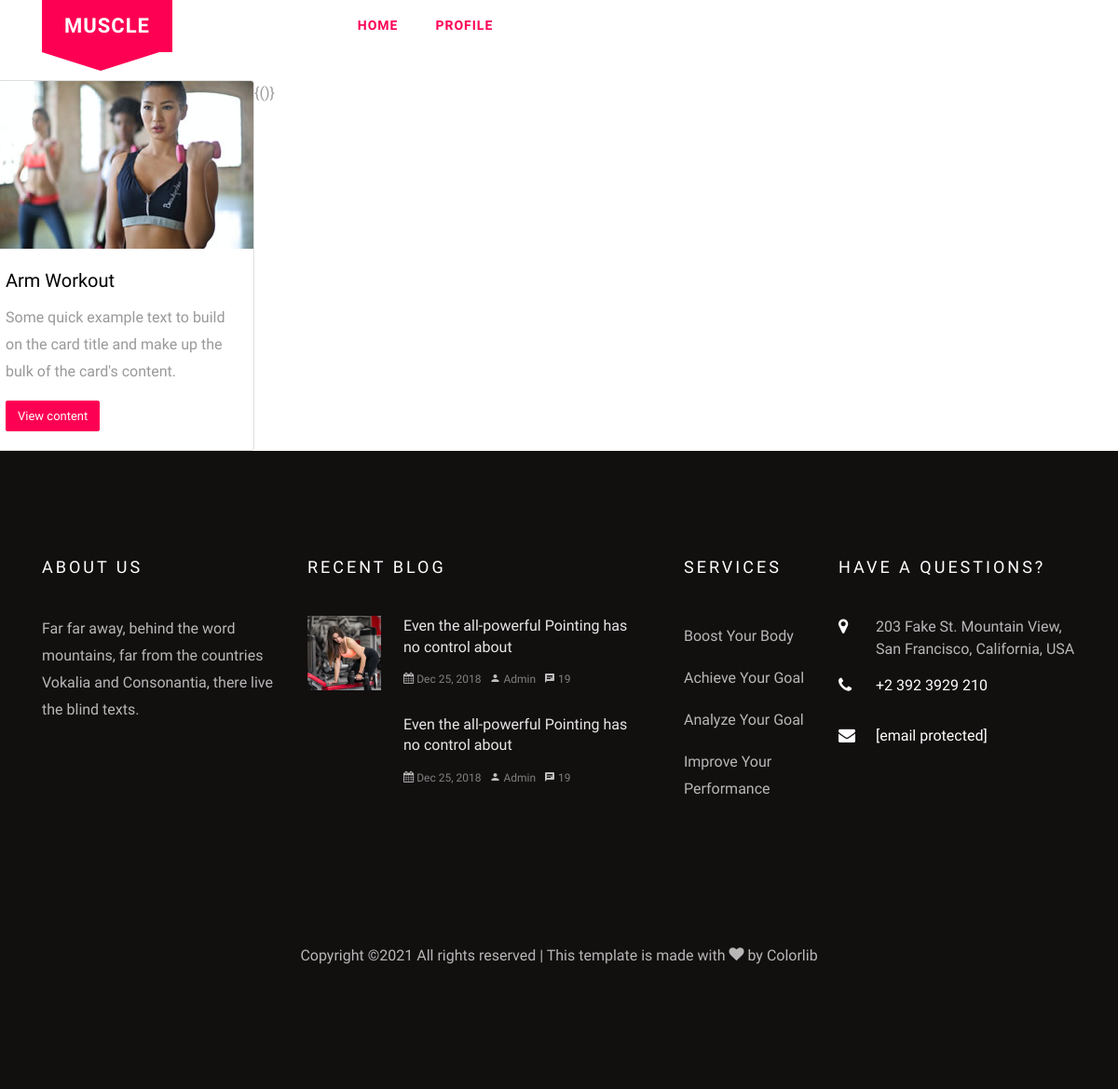
The page /aerobics (signed in) on the database its author committed.
### workouts/models.py (models this page shows, shortened)
class Exercise(models.Model):
    image = models.ImageField(upload_to='images')
    name = models.CharField(max_length=100)
    category = models.ForeignKey(Category, on_delete=models.CASCADE)
    content = HTMLField()
    def get_absolute_url(self):
        return reverse('exercise_detail', kwargs={
            'exercise_id':self.id
        })

### workouts/views.py (the view)
# urls.py: path('aerobics', views.Aerobics, name='aerobics'),
def Aerobics(request):
    AerobicsProgrammes = Exercise.objects.filter(category__category="Aerobics")
    context = {
        'AerobicsProgrammes' : AerobicsProgrammes
    }
    return render(request, 'aerobics.html', context)

### templates/aerobics.html
{% extends 'base.html' %}
{% block content %}
{% if request.user.is_authenticated %}
<br><br><br>
{% for exercise in AerobicsProgrammes %}
<div class="row">
<div class="card" style="width: 18rem;">
  <img class="card-img-top" src="{{ exercise.image.url }}" alt="Card image cap" heigt="286" with="180">
  <div class="card-body">
    <h5 class="card-title">{{ exercise.name }}</h5>
    <p class="card-text">Some quick example text to build on the card title and make up the bulk of the card's content.</p>
    <a href="{{ exercise.get_absolute_url }}" class="btn btn-primary">View content</a>
  </div>
</div>
{({% endfor %})}
</div>
{% else %}
<br><br><br><br>
<h1>Restricted Page</h1>Sorry you need to login to view this page.
{% endif %}
{% endblock content %}

### rows shown on the page
Exercise: image (picture), name "Arm Workout"
